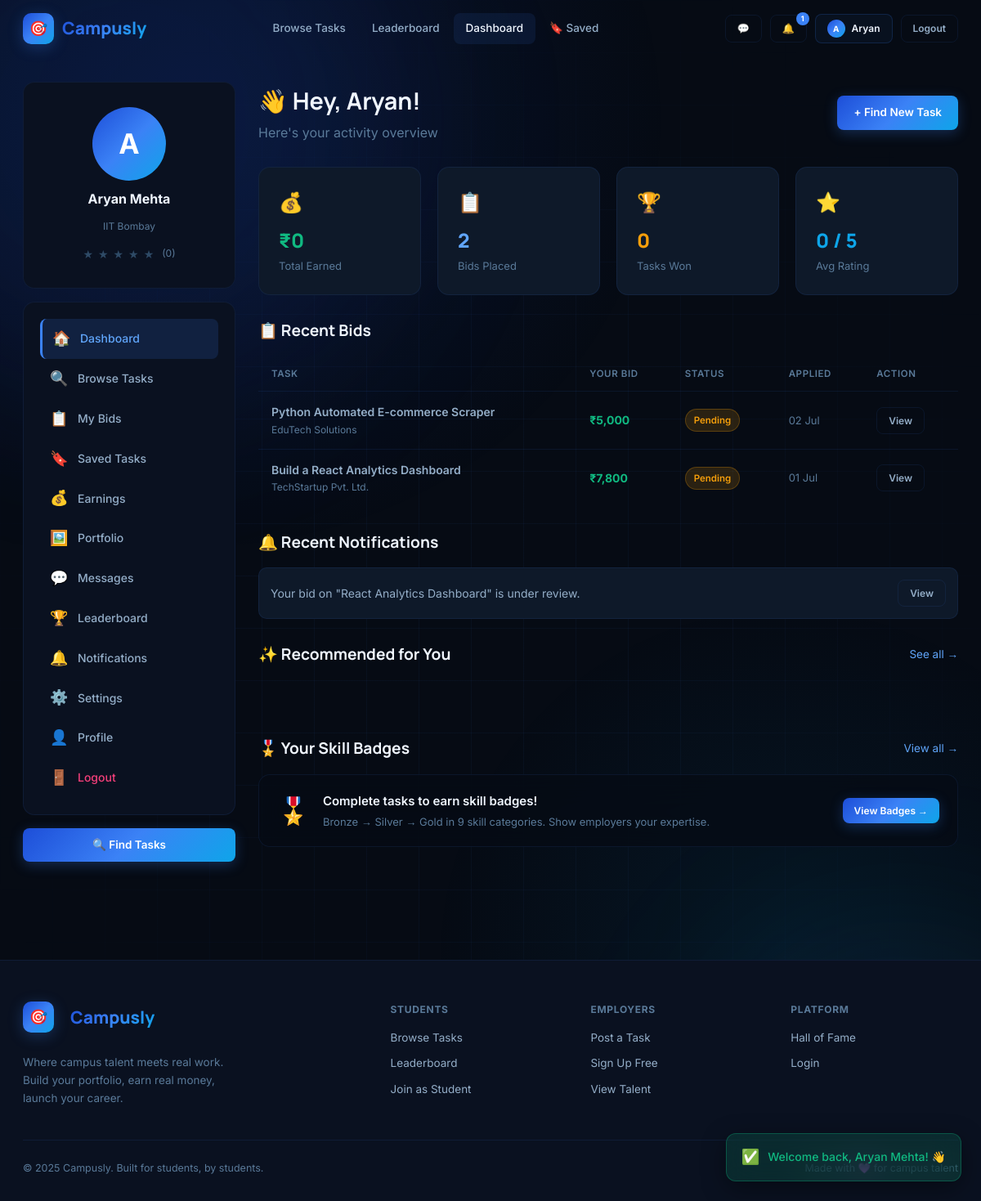
Page /candidate_dashboard.php (signed in) on the committed database.
### tables this page shows
CREATE TABLE users (
  id                      INT AUTO_INCREMENT PRIMARY KEY,
  name                    VARCHAR(100)  NOT NULL,
  email                   VARCHAR(150)  NOT NULL UNIQUE,
  password                VARCHAR(255)  NOT NULL,
  role                    ENUM('candidate','employer','admin') DEFAULT 'candidate',
  university              VARCHAR(250),
  company_name            VARCHAR(150),
  bio                     TEXT,
  location                VARCHAR(100),
  skills                  VARCHAR(800),
  github                  VARCHAR(300),
  linkedin                VARCHAR(300),
  portfolio               VARCHAR(300),
  avatar                  VARCHAR(300)  DEFAULT NULL,
  is_banned               TINYINT(1)    DEFAULT 0,
  created_at              TIMESTAMP     DEFAULT CURRENT_TIMESTAMP
);

CREATE TABLE applications (
  id                INT AUTO_INCREMENT PRIMARY KEY,
  task_id           INT           NOT NULL,
  candidate_id      INT           NOT NULL,
  bid_amount        DECIMAL(10,2) NOT NULL COMMENT 'Min 100, max 150% of task price',
  delivery_days     INT           NOT NULL DEFAULT 7 COMMENT 'Between 1 and 90',
  proposal_text     TEXT          COMMENT 'Min 50 chars, max 2000 chars',
  status            ENUM('pending','selected','rejected','completed') DEFAULT 'pending',
  submission_link   VARCHAR(500),
  submission_note   TEXT,
  applied_at        TIMESTAMP     DEFAULT CURRENT_TIMESTAMP,
  updated_at        TIMESTAMP     DEFAULT CURRENT_TIMESTAMP ON UPDATE CURRENT_TIMESTAMP,
  UNIQUE KEY uq_bid (task_id, candidate_id),
  INDEX idx_candidate (candidate_id),
  INDEX idx_status    (status),
  INDEX idx_task      (task_id)
);

CREATE TABLE tasks (
  id           INT AUTO_INCREMENT PRIMARY KEY,
  employer_id  INT           NOT NULL,
  title        VARCHAR(255)  NOT NULL,
  description  TEXT,
  category     VARCHAR(100),
  price        DECIMAL(10,2) DEFAULT 0.00,
  location     VARCHAR(100)  DEFAULT 'Remote',
  skills       VARCHAR(800),
  deadline     DATE,
  duration     VARCHAR(80),
  urgency      ENUM('urgent','high','medium','low') DEFAULT 'medium',
  status       ENUM('open','assigned','completed','cancelled') DEFAULT 'open',
  created_at   TIMESTAMP     DEFAULT CURRENT_TIMESTAMP,
  INDEX idx_status   (status),
  INDEX idx_category (category),
  INDEX idx_employer (employer_id)
);

CREATE TABLE notifications (
  id         INT AUTO_INCREMENT PRIMARY KEY,
  user_id    INT      NOT NULL,
  message    TEXT     NOT NULL,
  link       VARCHAR(300),
  is_read    TINYINT(1) DEFAULT 0,
  created_at TIMESTAMP DEFAULT CURRENT_TIMESTAMP,
  INDEX idx_user (user_id, is_read)
);

### candidate_dashboard.php (the view, shortened to what this page needs)
<?php
include 'db.php';
$uid = (int)$_SESSION['user_id'];
$user = mysqli_fetch_assoc(mysqli_query($conn,"SELECT * FROM users WHERE id=$uid"));
$total_apps    = mysqli_fetch_assoc(mysqli_query($conn,"SELECT COUNT(*) as c FROM applications WHERE candidate_id=$uid"))['c'];
$won_apps      = mysqli_fetch_assoc(mysqli_query($conn,"SELECT COUNT(*) as c FROM applications WHERE candidate_id=$uid AND status='selected'"))['c'];
$total_earned  = mysqli_fetch_assoc(mysqli_query($conn,"SELECT COALESCE(SUM(amount),0) as c FROM payments WHERE candidate_id=$uid AND status='released'"))['c'];
$avg_rating_r  = mysqli_fetch_assoc(mysqli_query($conn,"SELECT COALESCE(AVG(rating),0) as c FROM reviews WHERE reviewee_id=$uid"));
$avg_rating    = round($avg_rating_r['c'],1);
$my_apps = mysqli_query($conn,
  "SELECT a.*, t.title, t.price, t.status as task_status, u.company_name, u.name as employer_name
   FROM applications a
   JOIN tasks t ON a.task_id=t.id
   JOIN users u ON t.employer_id=u.id
   WHERE a.candidate_id=$uid
   ORDER BY a.applied_at DESC LIMIT 6");
$notifs = mysqli_query($conn,"SELECT * FROM notifications WHERE user_id=$uid ORDER BY created_at DESC LIMIT 5");
include 'includes/head.php';
include 'includes/navbar.php';
?>
<div class="wrap">
  <div class="dash-wrap">
    <aside class="sidebar">
      <div class="sidebar-card">
        <div style="display:flex;flex-direction:column;align-items:center;gap:10px;padding:10px 0">
          <?php if(!empty($user['avatar']) && file_exists($user['avatar'])): ?>
            <img src="<?= htmlspecialchars($user['avatar']) ?>"
                 style="width:90px;height:90px;border-radius:50%;object-fit:cover;border:3px solid var(--violet2);flex-shrink:0"
                 alt="Profile picture">
          <?php else: ?>
            <div class="avatar avatar-xl"><?= strtoupper(substr($user['name'],0,1)) ?></div>
          <?php endif; ?>
          <div style="font-weight:700;font-size:1rem"><?= htmlspecialchars($user['name']) ?></div>
          <div style="color:var(--t3);font-size:12px"><?= htmlspecialchars($user['university']??'') ?></div>
          <div style="display:flex;gap:6px;margin-top:4px">
            <?php for($i=1;$i<=5;$i++): ?>
              <span class="star <?= $i<=$avg_rating?'on':'off' ?>">★</span>
            <?php endfor; ?>
            <span style="font-size:12px;color:var(--t3);margin-left:4px">(<?= $avg_rating ?>)</span>
          </div>
        </div>
      </div>
      <div class="sidebar-card">
        <a href="candidate_dashboard.php" class="sidebar-link active"><span class="si">🏠</span>Dashboard</a>
        <a href="browse_tasks.php" class="sidebar-link"><span class="si">🔍</span>Browse Tasks</a>
        <a href="my_applications.php" class="sidebar-link"><span class="si">📋</span>My Bids</a>
        <a href="saved_tasks.php" class="sidebar-link"><span class="si">🔖</span>Saved Tasks</a>
        <a href="my_earnings.php" class="sidebar-link"><span class="si">💰</span>Earnings</a>
        <a href="portfolio.php" class="sidebar-link"><span class="si">🖼️</span>Portfolio</a>
        <a href="messages.php" class="sidebar-link"><span class="si">💬</span>Messages</a>
        <a href="leaderboard.php" class="sidebar-link"><span class="si">🏆</span>Leaderboard</a>
        <a href="notifications.php" class="sidebar-link"><span class="si">🔔</span>Notifications</a>
        <a href="notification_settings.php" class="sidebar-link"><span class="si">⚙️</span>Settings</a>
        <a href="profile.php" class="sidebar-link"><span class="si">👤</span>Profile</a>
        <a href="logout.php" class="sidebar-link" style="color:var(--rose)"><span class="si">🚪</span>Logout</a>
      </div>
      <a href="browse_tasks.php" class="btn btn-brand btn-full">🔍 Find Tasks</a>
    </aside>
    <main class="main-content">
      <div style="display:flex;align-items:center;justify-content:space-between;margin-bottom:28px">
        <div>
          <h1 style="font-family:var(--fh);font-size:1.8rem;font-weight:700">👋 Hey, <?= htmlspecialchars(explode(' ',$user['name'])[0]) ?>!</h1>
          <p style="color:var(--t3);margin-top:4px">Here's your activity overview</p>
        </div>
        <a href="browse_tasks.php" class="btn btn-brand">+ Find New Task</a>
      </div>
      <div class="grid-4" style="margin-bottom:28px">
        <?php foreach([
          ['💰','Total Earned','₹'.number_format($total_earned),'var(--emerald)'],
          ['📋','Bids Placed',$total_apps,'var(--violet2)'],
          ['🏆','Tasks Won',$won_apps,'var(--amber)'],
          ['⭐','Avg Rating',$avg_rating.' / 5','var(--cyan)'],
        ] as [$icon,$label,$val,$color]): ?>
        <div class="stat-box" style="text-align:left">
          <div style="font-size:1.5rem;margin-bottom:8px"><?= $icon ?></div>
          <div style="font-size:1.5rem;font-weight:800;color:<?= $color ?>;font-family:var(--fh)"><?= $val ?></div>
          <div style="color:var(--t3);font-size:13px;margin-top:2px"><?= $label ?></div>
        </div>
        <?php endforeach; ?>
      </div>
      <div>
        <div style="display:flex;align-items:center;justify-content:space-between;margin-bottom:16px">
          <h2 style="font-family:var(--fh);font-size:1.2rem;font-weight:700">📋 Recent Bids</h2>
        </div>
        <?php if(mysqli_num_rows($my_apps)===0): ?>
          <div style="text-align:center;padding:50px;color:var(--t3)">
            <div style="font-size:3rem;margin-bottom:12px">🎯</div>
            <div style="font-weight:600;margin-bottom:8px">No bids yet</div>
            <a href="browse_tasks.php" class="btn btn-brand" style="margin-top:12px">Browse Tasks →</a>
          </div>
        <?php else: ?>
          <div style="overflow-x:auto">
            <table class="tbl">
              <thead><tr><th>Task</th><th>Your Bid</th><th>Status</th><th>Applied</th><th>Action</th></tr></thead>
              <tbody>
                <?php while($a=$my_apps->fetch_assoc()):
                  $status_cls=['pending'=>'tag-a','selected'=>'tag-g','rejected'=>'tag-r','completed'=>'tag-c'][$a['status']]??'tag-v';
                ?>
                <tr>
                  <td>
                    <div style="font-weight:600"><?= htmlspecialchars(substr($a['title'],0,40)) ?><?= strlen($a['title'])>40?'…':'' ?></div>
                    <div style="color:var(--t3);font-size:12px"><?= htmlspecialchars($a['company_name']?:$a['employer_name']) ?></div>
                  </td>
                  <td style="color:var(--emerald);font-weight:700">₹<?= number_format($a['bid_amount']) ?></td>
                  <td><span class="tag <?= $status_cls ?>"><?= ucfirst($a['status']) ?></span></td>
                  <td style="color:var(--t3);font-size:13px"><?= date('d M',strtotime($a['applied_at'])) ?></td>
                  <td>
                    <a href="task_view.php?id=<?= $a['task_id'] ?>" class="btn btn-ghost btn-sm">View</a>
                  </td>
                </tr>
                <?php endwhile; ?>
              </tbody>
            </table>
          </div>
        <?php endif; ?>
      </div>
      <?php if(mysqli_num_rows($notifs)>0): ?>
      <div style="margin-top:28px">
        <h2 style="font-family:var(--fh);font-size:1.2rem;font-weight:700;margin-bottom:16px">🔔 Recent Notifications</h2>
        <?php while($n=$notifs->fetch_assoc()): ?>
        <div style="background:var(--ink3);border:1px solid var(--border);border-radius:10px;padding:14px;margin-bottom:10px;display:flex;align-items:center;justify-content:space-between">
          <span style="font-size:14px;color:var(--t2)"><?= htmlspecialchars($n['message']) ?></span>
          <?php if($n['link']): ?><a href="<?= $n['link'] ?>" class="btn btn-ghost btn-sm">View</a><?php endif; ?>
        </div>
        <?php endwhile; ?>
      </div>
      <?php endif; ?>
      <div style="margin-top:28px">
        <div style="display:flex;align-items:center;justify-content:space-between;margin-bottom:16px">
          <h2 style="font-family:var(--fh);font-size:1.2rem;font-weight:700">✨ Recommended for You</h2>
          <a href="browse_tasks.php" style="color:var(--violet2);font-size:13.5px">See all →</a>
        </div>
        <div id="rec-grid" style="display:grid;grid-template-columns:repeat(auto-fill,minmax(240px,1fr));gap:14px">
          <div style="color:var(--t3);font-size:13px;padding:20px 0" id="rec-loading">⏳ Finding tasks that match your skills…</div>
        </div>
      </div>
      <div style="margin-top:28px">
        <div style="display:flex;align-items:center;justify-content:space-between;margin-bottom:16px">
          <h2 style="font-family:var(--fh);font-size:1.2rem;font-weight:700">🎖️ Your Skill Badges</h2>
          <a href="skill_badges.php" style="color:var(--violet2);font-size:13.5px">View all →</a>
        </div>
        <div class="glass-dark" style="padding:18px 22px;border-radius:var(--r);display:flex;align-items:center;gap:16px;flex-wrap:wrap">
          <div style="font-size:2rem">🎖️</div>
          <div>
            <div style="font-weight:600;font-size:15px">Complete tasks to earn skill badges!</div>
            <div style="color:var(--t3);font-size:13px;margin-top:3px">Bronze → Silver → Gold in 9 skill categories. Show employers your expertise.</div>
          </div>
          <a href="skill_badges.php" class="btn btn-brand btn-sm" style="margin-left:auto">View Badges →</a>
        </div>
      </div>
    </main>
  </div>
</div>
<?php include 'includes/footer.php'; ?>

### style.css (style rules this page uses)
:root { --ink:#060b14; --ink2:#0a1120; --ink3:#0e1929; --ink4:#132035; --surface:rgba(59,130,246,0.05); --surface2:rgba(59,130,246,0.1); --border:rgba(59,130,246,0.1); --border2:rgba(59,130,246,0.18); --blue:#3b82f6; --blue2:#60a5fa; --blue-dark:#1d4ed8; --blue-glow:rgba(59,130,246,0.28); --indigo:#6366f1; --indigo2:#818cf8; --indigo-glow:rgba(99,102,241,0.25); --sky:#0ea5e9; --sky-glow:rgba(14,165,233,0.2); --violet:#3b82f6; --violet2:#60a5fa; --violet-glow:rgba(59,130,246,0.28); --rose:#f43f7a; --rose-glow:rgba(244,63,122,0.2); --amber:#f59e0b; --amber-glow:rgba(245,158,11,0.2); --cyan:#0ea5e9; --cyan-glow:rgba(14,165,233,0.18); --emerald:#10b981; --emerald-glow:rgba(16,185,129,0.2); --grad-brand:linear-gradient(135deg,#1d4ed8 0%,#3b82f6 50%,#0ea5e9 100%); --grad-cool:linear-gradient(135deg,#1d4ed8,#0ea5e9); --grad-warm:linear-gradient(135deg,#3b82f6,#6366f1); --t1:#f0f6ff; --t2:#94aec8; --t3:#5a7a99; --t4:#2e4a66; --r:14px; --rs:8px; --rl:20px; --tr:all 0.22s cubic-bezier(.4,0,.2,1); --fh:'Manrope',sans-serif; --fb:'Inter',sans-serif; }
* { box-sizing:border-box;margin:0;padding:0 }
html { scroll-behavior:smooth }
body { font-family:var(--fb);background:var(--ink);color:var(--t1);min-height:100vh;overflow-x:hidden;line-height:1.6 }
a { text-decoration:none;color:inherit }
.wrap { position:relative;z-index:1 }
.glass-dark { background:rgba(6,11,20,0.75);backdrop-filter:blur(24px);border:1px solid var(--border) }
.btn { display:inline-flex;align-items:center;justify-content:center;gap:8px;padding:10px 20px;border-radius:var(--rs);font-family:var(--fb);font-size:13.5px;font-weight:600;cursor:pointer;transition:var(--tr);border:none;white-space:nowrap }
.btn-brand { background:var(--grad-brand);color:#fff;box-shadow:0 4px 16px var(--blue-glow) }
.btn-ghost { background:transparent;color:var(--t2);border:1px solid var(--border) }
.btn-sm { padding:6px 14px;font-size:12px }
.btn-full { width:100% }
.tag { display:inline-flex;align-items:center;gap:4px;padding:4px 10px;border-radius:20px;font-size:11.5px;font-weight:600 }
.tag-a { background:rgba(245,158,11,0.15);color:var(--amber);border:1px solid rgba(245,158,11,0.25) }
.stat-box { background:var(--ink3);border:1px solid var(--border);border-radius:var(--r);padding:24px;text-align:center }
.star { font-size:14px }
.star.off { color:var(--t4) }
.avatar { width:40px;height:40px;border-radius:50%;background:var(--grad-brand);display:flex;align-items:center;justify-content:center;font-weight:700;font-size:15px;color:#fff;flex-shrink:0 }
.avatar-xl { width:90px;height:90px;font-size:34px }
.tbl { width:100%;border-collapse:collapse;font-size:14px }
.tbl th { padding:12px 16px;text-align:left;font-size:11.5px;font-weight:600;color:var(--t3);text-transform:uppercase;letter-spacing:.6px;border-bottom:1px solid var(--border) }
.tbl td { padding:14px 16px;border-bottom:1px solid var(--border);color:var(--t2) }
.tbl tr:last-child td { border-bottom:none }
.grid-4 { display:grid;grid-template-columns:repeat(4,1fr);gap:20px }
.dash-wrap { display:grid;grid-template-columns:260px 1fr;gap:28px;padding:100px 28px 40px;max-width:1300px;margin:0 auto;min-height:100vh }
.sidebar { position:sticky;top:100px;height:fit-content }
.sidebar-card { background:var(--ink2);border:1px solid var(--border);border-radius:var(--r);padding:20px;margin-bottom:16px }
.sidebar-link { display:flex;align-items:center;gap:10px;padding:10px 12px;border-radius:var(--rs);color:var(--t2);font-size:14px;font-weight:500;transition:var(--tr);cursor:pointer;text-decoration:none }
.sidebar-link:hover,.sidebar-link.active { color:var(--t1);background:var(--surface2) }
.sidebar-link.active { background:rgba(59,130,246,0.15);color:var(--blue2);border-left:3px solid var(--blue) }
.sidebar-link .si { font-size:18px;width:24px }
.main-content { min-width:0 }

### rows in the picture
users: name "A", name "Aryan Mehta", university "IIT Bombay", name "Aryan"
applications: task.title "Python Automated E-commerce Scraper", users.company_name "EduTech Solutions", bid_amount "5,000", status "Pending", applied_at "02 Jul"
applications: task.title "Build a React Analytics Dashboard", users.company_name "TechStartup Pvt. Ltd.", bid_amount "7,800", status "Pending", applied_at "01 Jul"
notifications: message "Your bid on \"React Analytics Dashboard\" is under review."

### other values in the picture
$notif_count "1"
substr($user_name,0,1) "A"
explode(' ',$user_name)[0] "Aryan"
$avg_rating "0"
$icon "💰"
$val "₹0"
$label "Total Earned"
$icon "📋"
$val "2"
$label "Bids Placed"
$icon "🏆"
$val "0"
$label "Tasks Won"
$icon "⭐"
$val "0 / 5"
